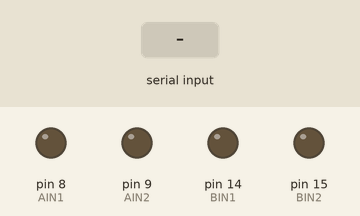
This sketch was run on a simulated Arduino Uno, built with avr-gcc and run on an emulated ATmega328P. Parts: output pins drawn as LEDs (lit = HIGH). The test bench sets the inputs (shaded band). Pins used as bus, display or sensor lines are not drawn.

Above: at 1.2 s.
1.3 s: "f" received over Serial
At 2.1 s:
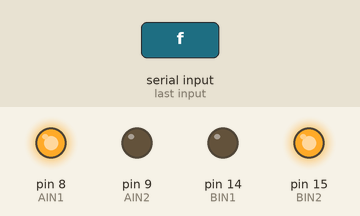
2.8 s: "r" received over Serial
At 3.3 s:
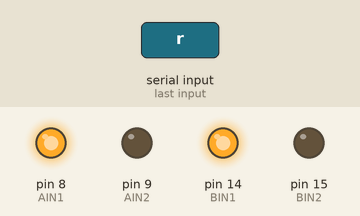
Timing chart, 0 to 5.8 s (numbered marks = the images above; inputs shaded):
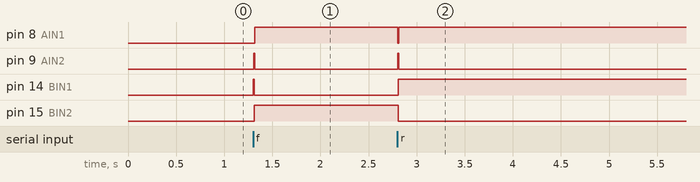

Measured:
- after the input at 1.3 s, pin 8 (AIN1), pin 15 (BIN2): LOW → HIGH at once; pin 9 (AIN2), pin 14 (BIN1): LOW → HIGH at once, → LOW 0.01 s later
- after the input at 2.8 s, pin 8 (AIN1): HIGH → LOW at once, → HIGH 0.01 s later; pin 9 (AIN2): LOW → HIGH at once, → LOW 0.01 s later; pin 14 (BIN1): LOW → HIGH at once; pin 15 (BIN2): HIGH → LOW at once

The sketch:

Step_singleStep_8428P.ino
```cpp
#define SLEEP 5
#define AIN1 8
#define AIN2 9
#define BIN1 14
#define BIN2 15
#define DELAYHIGH 5000

void setup() {
  Serial.begin(115200);
   digitalWrite(SLEEP,LOW);
   pinMode(SLEEP,OUTPUT);
   digitalWrite(AIN1,LOW);
   pinMode(AIN1,OUTPUT);
   digitalWrite(AIN2,LOW);
   pinMode(AIN2,OUTPUT);
   digitalWrite(BIN1,LOW);
   pinMode(BIN1,OUTPUT);
   digitalWrite(BIN2,LOW);
   pinMode(BIN2,OUTPUT);
   }

void loop() {
 if (Serial.available()) {
      char c = Serial.read();
      if (c == 'f') {
        digitalWrite(SLEEP,HIGH);
        step();
        digitalWrite(SLEEP,LOW);
         }
      else if (c == 'r') {
         digitalWrite(SLEEP,HIGH);
         stepBack();
         digitalWrite(SLEEP,LOW);
         }
 }

}

void step(){
      digitalWrite(AIN1,HIGH);
      digitalWrite(AIN2,LOW);
      digitalWrite(BIN1,HIGH);
      digitalWrite(BIN2,LOW);
      delayMicroseconds(DELAYHIGH);

      digitalWrite(AIN1,LOW);
      digitalWrite(AIN2,HIGH);
      digitalWrite(BIN1,HIGH);
      digitalWrite(BIN2,LOW);
      delayMicroseconds(DELAYHIGH);

      digitalWrite(AIN1,LOW);
      digitalWrite(AIN2,HIGH);
      digitalWrite(BIN1,LOW);
      digitalWrite(BIN2,HIGH);
      delayMicroseconds(DELAYHIGH);

      digitalWrite(AIN1,HIGH);
      digitalWrite(AIN2,LOW);
      digitalWrite(BIN1,LOW);
      digitalWrite(BIN2,HIGH);
      delayMicroseconds(DELAYHIGH);
}

void stepBack(){
      digitalWrite(AIN1,HIGH);
      digitalWrite(AIN2,LOW);
      digitalWrite(BIN1,LOW);
      digitalWrite(BIN2,HIGH);
      delayMicroseconds(DELAYHIGH);

      digitalWrite(AIN1,LOW);
      digitalWrite(AIN2,HIGH);
      digitalWrite(BIN1,LOW);
      digitalWrite(BIN2,HIGH);
      delayMicroseconds(DELAYHIGH);

      digitalWrite(AIN1,LOW);
      digitalWrite(AIN2,HIGH);
      digitalWrite(BIN1,HIGH);
      digitalWrite(BIN2,LOW);
      delayMicroseconds(DELAYHIGH);

      digitalWrite(AIN1,HIGH);
      digitalWrite(AIN2,LOW);
      digitalWrite(BIN1,HIGH);
      digitalWrite(BIN2,LOW);
      delayMicroseconds(DELAYHIGH);
}
```
